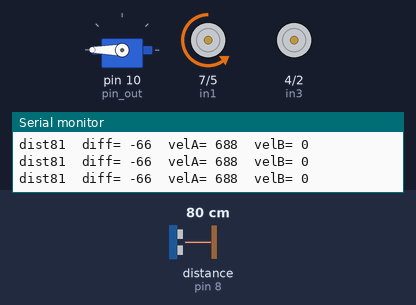
Recording of a sketch running on a simulated Arduino Uno, built with avr-gcc and run on an emulated ATmega328P. On the bench: servo, motor-driver pin pairs drawn as motors (green arrow = first pin HIGH = forward, orange = second pin HIGH = backward, longer = more drive, scaled by the enable pin), the last lines printed to the serial monitor. The inputs (shaded band) are chosen by the test bench; at power-on: distance to the obstacle (sensor on pin 8) 80 cm. The echo pulse lasts 58.3 µs per cm.

Above: at 2.2 s.
2.3 s: distance to the obstacle (sensor on pin 8) set to 35 cm
At 2.89 s:
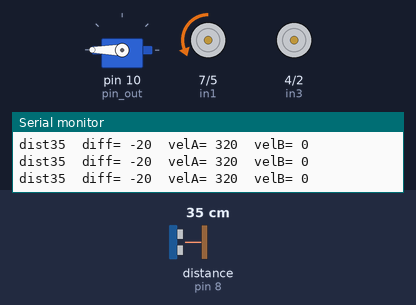
5.3 s: distance to the obstacle (sensor on pin 8) set to 2 cm
At 5.53 s:
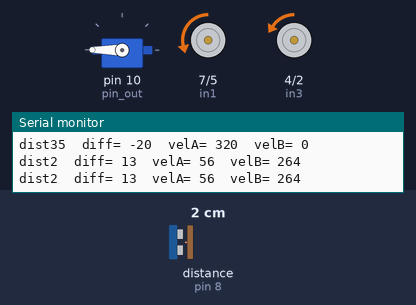
8.3 s: distance to the obstacle (sensor on pin 8) set to 4 cm
At 8.83 s:
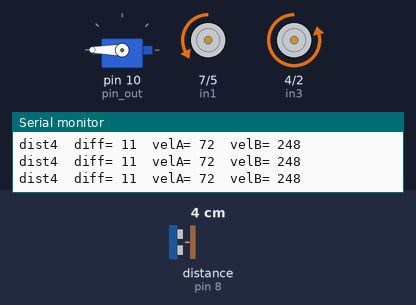
11.3 s: distance to the obstacle (sensor on pin 8) set to 18 cm
At 11.88 s:
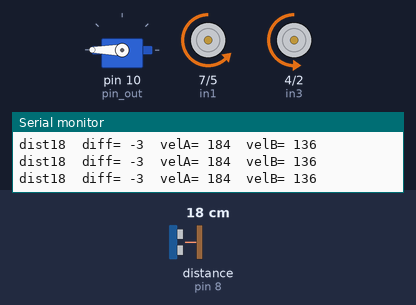
14.3 s: distance to the obstacle (sensor on pin 8) set to 120 cm
At 14.89 s:
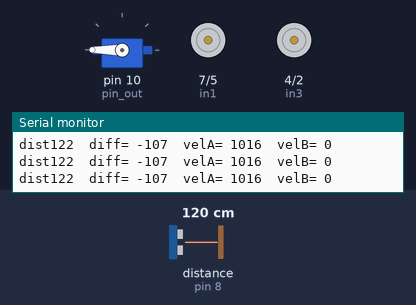
Timing chart, 0 to 18.3 s (numbered marks = the images above; inputs shaded):
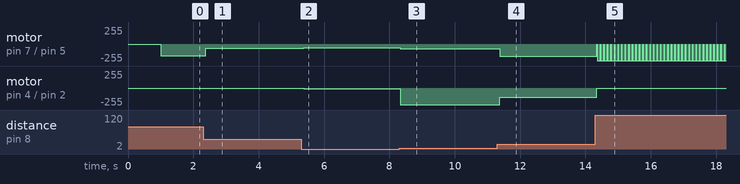

The sketch:

Robot_ultra_simple_3.ino
```cpp
// Πρόγραμμα αυτόνομης κίνησης ρομπότ
#include <Servo.h>
#include <NewPing.h>
// Σύνδεση του LN298N με τα pin του Arduino
// Κινητήρας 1 - Motor Α (Δεξιός τροχός)
int enA = 6;
int in1 = 7;
int in2 = 5;
// Κινητήρας 2 – Motor B (Αριστερός τροχός)
int enB = 3;
int in3 = 4;
int in4 = 2;
//Ορισμός αντικειμένου κλασης Servo
Servo myservo;
int pin_out =10;
// Έλεγχος Αποστασιόμετρου
const int trigPin = 9;
const int echoPin = 8;
#define MaxDistance 200
NewPing sonar(trigPin,echoPin,MaxDistance);
// Απόσταση σε εκατοστά
long velA;
long velB;
long diff;
long dist;
long cm_dist;
long cm_dist_left;
long cm_dist_right;
//Θεση του servo μπροστά =90 αριστερά = 45 δεξια= 135
long int posCenter=90.0;
long int posLeft=180.0;
long int posRight=1.0;
// Η συνάρτηση setup εκτελείται μία φορά κατά την έναρξη του προγράμματος
void setup() {
Serial.begin(9600);
// ορισμός της εξόδου του Servo
myservo.attach(pin_out);
// Ορισμός όλων των pin ελέγχου των κινητήρων και του αποστασιόμετρου ως εξόδων
pinMode(enA, OUTPUT);
pinMode(enB, OUTPUT);
pinMode(in1, OUTPUT);
pinMode(in2, OUTPUT);
pinMode(in3, OUTPUT);
pinMode(in4, OUTPUT);
pinMode(trigPin, OUTPUT);
pinMode(echoPin, INPUT);
//ορισμός της θέσης του servo
myservo.write(posLeft);
delay(1000);
}


void Follow_left()
{
  //dist=Read_Distance();
  dist=sonar.ping_cm();
  dist=long(dist);
  Serial.print("dist");
  Serial.print(dist);
  //Serial.println();
  diff=15.0-dist;
   Serial.print("  diff= ");
   Serial.print(diff);
    velA=160-8*diff;
     if (velA < 0.0)
     {velA=0.0;}
     else
     {velA=velA;}
    velB=160+8*diff;
     if (velB < 0.0)
     {velB=0.0;}
     else
     {velB=velB;}
    Serial.print("  velA= ");
    Serial.print(velA);
    Serial.print("  velB= ");
    Serial.print(velB);
    Serial.println();
    // Εκκίνηση του κινητήρα 1
  digitalWrite(in1, LOW);
  digitalWrite(in2, HIGH);
  // Εκκίνηση του κινητήρα 2
  digitalWrite(in3, LOW);
  digitalWrite(in4, HIGH);
  // Ορισμός ταχύτητας κινητήρα δεξιού 1 – τιμές 0-255
  analogWrite(enA, velA);
  // Ορισμός ταχύτητας κινητήρα αριστερού 2 – τιμές 0-255
  analogWrite(enB, velB);
  // καθυστέρηση για κίνηση προς τα εμπρός
  delay(100);
  // Σταμάτημα των κινητήρων
  digitalWrite(in1, LOW);
  digitalWrite(in2, LOW);
  digitalWrite(in3, LOW);
  digitalWrite(in4, LOW);
}


// Η συνάρτηση loop εκτελείται συνέχεια ως ατέρμων βρόχος

void loop() {

  // put your main code here, to run repeatedly:
  Follow_left();

}
```

Measured:
- after the input at 2.3 s, motor on pin 7 (in1) / pin 5 (in2): backward 176/255 → backward 64/255 after 0.08 s
- after the input at 5.3 s, motor on pin 7 (in1) / pin 5 (in2): backward 64/255 → backward 56/255 after 0.08 s; motor on pin 4 (in3) / pin 2 (in4): stopped → backward 8/255 after 0.08 s
- after the input at 8.3 s, motor on pin 7 (in1) / pin 5 (in2): backward 56/255 → backward 72/255 at once; motor on pin 4 (in3) / pin 2 (in4): backward 8/255 → backward 248/255 at once
- after the input at 11.3 s, motor on pin 7 (in1) / pin 5 (in2): backward 72/255 → backward 184/255 after 0.08 s; motor on pin 4 (in3) / pin 2 (in4): backward 248/255 → backward 136/255 after 0.08 s
- after the input at 14.3 s, motor on pin 7 (in1) / pin 5 (in2): alternates backward 248/255 for 0.10 s and stopped for 0.01 s, starting after 0.05 s; motor on pin 4 (in3) / pin 2 (in4): backward 136/255 → stopped after 0.05 s
